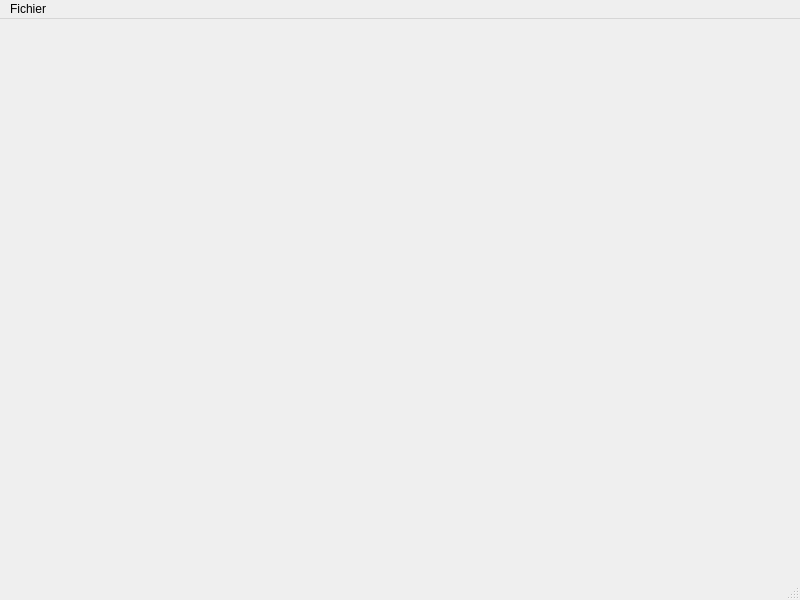
<?xml version="1.0" encoding="UTF-8"?>
<ui version="4.0">
 <class>MainMenu</class>
 <widget class="QMainWindow" name="MainMenu">
  <property name="geometry">
   <rect>
    <x>0</x>
    <y>0</y>
    <width>800</width>
    <height>600</height>
   </rect>
  </property>
  <property name="windowTitle">
   <string>MainMenu</string>
  </property>
  <widget class="QWidget" name="centralwidget"/>
  <widget class="QMenuBar" name="menubar">
   <property name="geometry">
    <rect>
     <x>0</x>
     <y>0</y>
     <width>800</width>
     <height>26</height>
    </rect>
   </property>
   <widget class="QMenu" name="menuFichier">
    <property name="title">
     <string>Fichier</string>
    </property>
    <addaction name="actionOuvrir"/>
   </widget>
   <addaction name="menuFichier"/>
  </widget>
  <widget class="QStatusBar" name="statusbar"/>
  <action name="actionOuvrir">
   <property name="text">
    <string>Ouvrir</string>
   </property>
  </action>
 </widget>
 <resources/>
 <connections/>
</ui>
